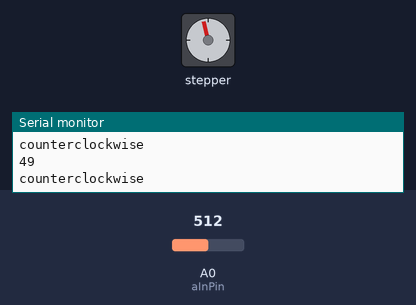
A sketch run on a simulated Arduino Uno, built with avr-gcc and run on an emulated ATmega328P. On the bench: stepper motor, the last lines printed to the serial monitor. The inputs (shaded band) are chosen by the test bench; at power-on: A0 (aInPin) = 512. Stepper angles assume 2048 steps per turn.

Above: at 1.4 s.
1.5 s: A0 (aInPin) set to 716
At 3.8 s:
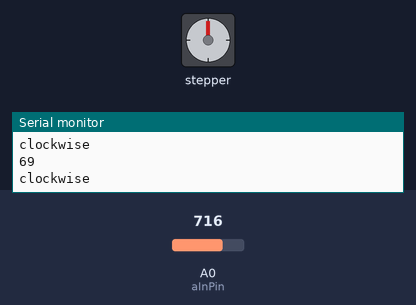
4.8 s: A0 (aInPin) set to 306
8.1 s: A0 (aInPin) set to 900
11.4 s: A0 (aInPin) set to 511
At 16.2 s:
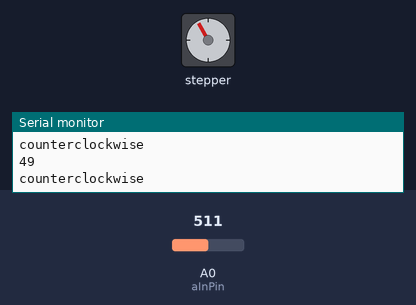
Timing chart, 0 to 28.8 s (numbered marks = the images above; inputs shaded):
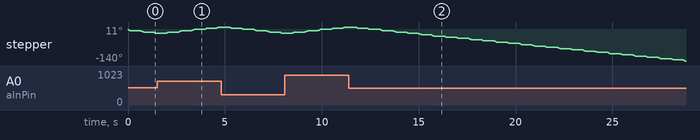

The sketch:

motor.ino
```cpp
#include <Stepper.h>
const int stepsPerRevolution = 64;  // change this to fit the number of steps per revolution for your motor
// initialize the stepper library on pins 8 through 11:
Stepper myStepper(stepsPerRevolution, 8,9,10,11);
const int aInPin=A0;
int val;
void setup() {
// set the speed at 60 rpm:
myStepper.setSpeed(200);
// initialize the serial port:
Serial.begin(9600);
}
void loop() {
  val=analogRead(aInPin);
  val=map(val,0,1023,0,99);
  Serial.println(val);
  // step one revolution  in two direction:
  if(val>50){
    Serial.println("clockwise");
    //原library是整步,整步走的角度是半步走的角度的两倍,半步走的声音比较小,平稳些,启动时最好是半步的走比较稳定
    //022中library修改为半步模式不成功？？？FUCK
    //四拍运行时步距角为θ=360度/（revolution*4）（俗称整步），八拍运行时步距角为θ=360度/（revolution*8）（俗称半步）
    myStepper.step(stepsPerRevolution/2);//
    delay(500);
    }
   else{
    // step one revolution in the other direction:
    Serial.println("counterclockwise");
    myStepper.step(-stepsPerRevolution/2);
    delay(500);
    }
  }
```
